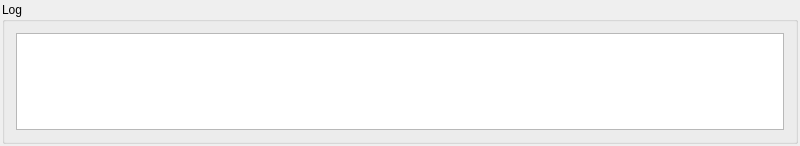
<?xml version="1.0" encoding="UTF-8"?>
<ui version="4.0">
 <class>TcpServer</class>
 <widget class="QWidget" name="TcpServer">
  <property name="geometry">
   <rect>
    <x>0</x>
    <y>0</y>
    <width>800</width>
    <height>146</height>
   </rect>
  </property>
  <property name="windowTitle">
   <string>TcpServer</string>
  </property>
  <layout class="QVBoxLayout" name="verticalLayout">
   <property name="spacing">
    <number>3</number>
   </property>
   <property name="leftMargin">
    <number>2</number>
   </property>
   <property name="topMargin">
    <number>2</number>
   </property>
   <property name="rightMargin">
    <number>2</number>
   </property>
   <property name="bottomMargin">
    <number>2</number>
   </property>
   <item>
    <widget class="QGroupBox" name="groupBox">
     <property name="title">
      <string>Log</string>
     </property>
     <layout class="QVBoxLayout" name="verticalLayout_2">
      <item>
       <widget class="QPlainTextEdit" name="log">
        <property name="readOnly">
         <bool>true</bool>
        </property>
       </widget>
      </item>
     </layout>
    </widget>
   </item>
  </layout>
 </widget>
 <layoutdefault spacing="6" margin="11"/>
 <resources/>
 <connections/>
</ui>
